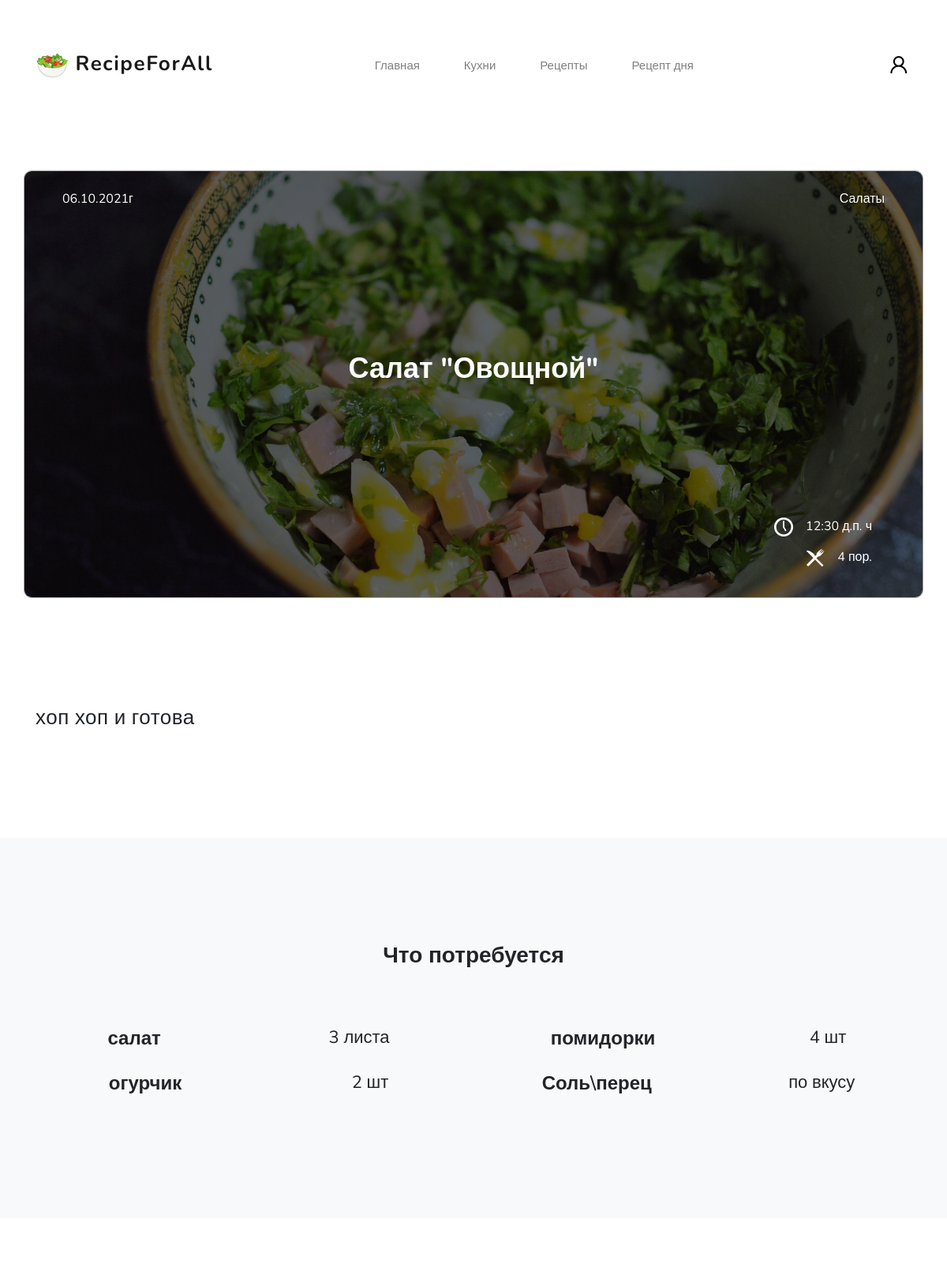
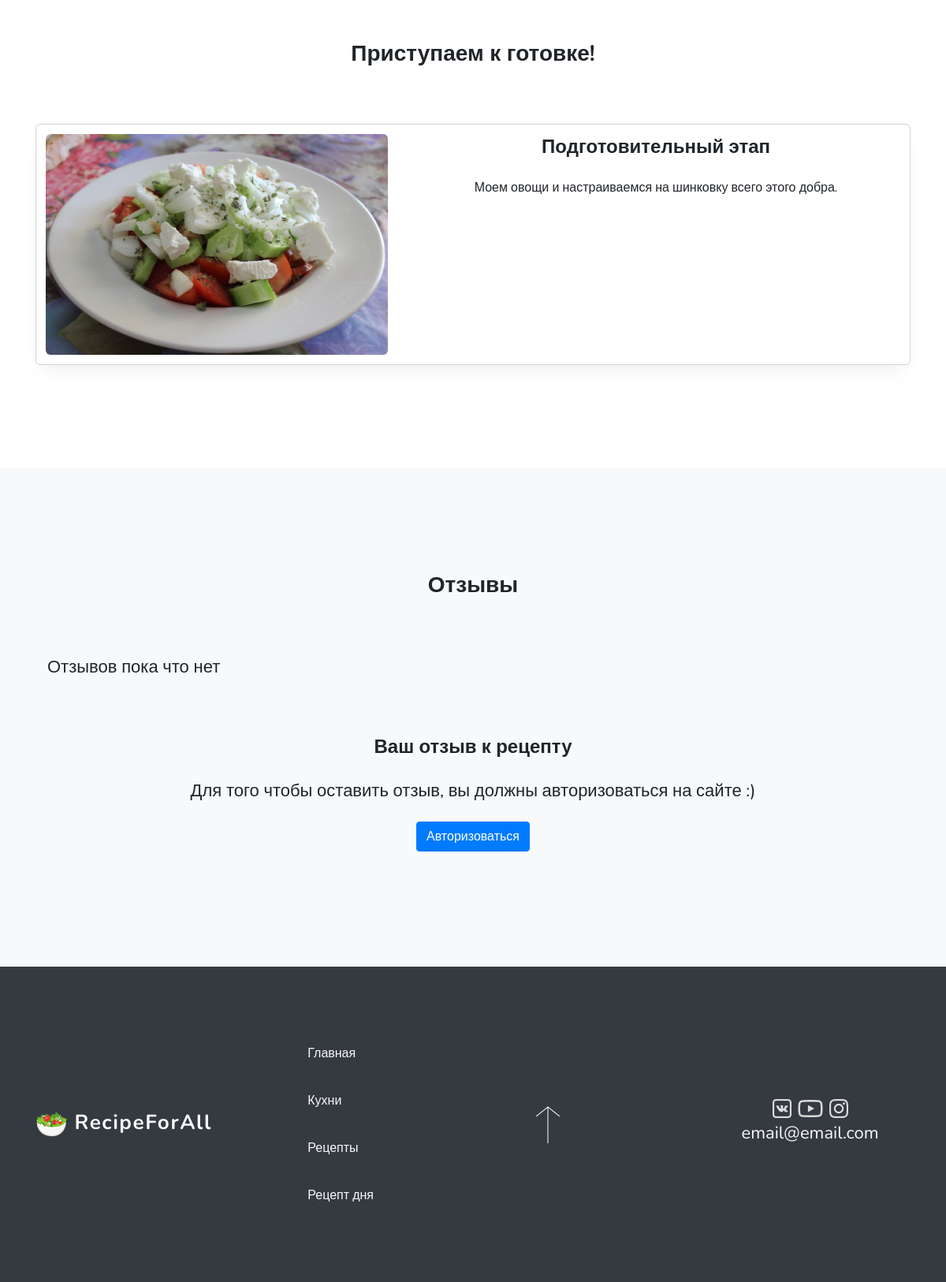
Screenshot of /recipe/2 with the database file from the repository (2 pictures, top to bottom).
### recept/models.py (models this page shows, shortened)
class Recipe(models.Model):
    date = models.DateTimeField(auto_now_add=True, verbose_name='Время создания рецепта')
    kitchen = models.ForeignKey(Kitchen, on_delete=models.CASCADE, verbose_name='Кухня')
    category = models.ForeignKey(Category, on_delete=models.CASCADE, verbose_name='Категория')
    nameRecipe = models.CharField(max_length=255, verbose_name='Название')
    description = models.TextField(blank=True, verbose_name='Описание')
    timeofCreation = models.TimeField(auto_now_add=False, verbose_name='Время готовки')
    count = models.SmallIntegerField(verbose_name='Количество порций')
    imageRecipe = models.ImageField(upload_to='images/recipe/', verbose_name='Изображение готового блюда')
    class Meta:
        verbose_name = 'Рецепт'
        verbose_name_plural = 'Рецепты'

class Category(models.Model):
    nameCategory = models.CharField(max_length=255, verbose_name='Название')
    slugCategory = models.SlugField(unique=True, default=None)
    def __str__(self):
        return self.nameCategory
    class Meta:
        verbose_name = 'Категория'
        verbose_name_plural = 'Категории'

class Ingredient(models.Model): # INLINE
    recipe = models.ForeignKey(Recipe, on_delete=models.CASCADE)
    nameIngredient = models.CharField(max_length=255, verbose_name='Название')
    count = models.CharField(max_length=255, verbose_name='Количество/текст')
    class Meta:
        verbose_name = 'Ингредиент'
        verbose_name_plural = 'Ингредиенты'

class Stage(models.Model):  # INLINE
    recipe = models.ForeignKey("Recipe", on_delete=models.CASCADE)
    titleStage = models.CharField(max_length=255, verbose_name='Заголовок')
    discription = models.TextField(blank=True, verbose_name='Описание')
    imageStage = models.ImageField(upload_to='images/stage/', verbose_name='Изображение')
    slugStage = models.PositiveIntegerField(default=1, verbose_name='Шаг')
    class Meta:
        verbose_name = 'Этап'
        verbose_name_plural = 'Этапы'

### recept/views.py (the view, shortened to what this page needs)
# urls.py: path('recipe/<slug:slug>', RecipeView.as_view(), name='recipe'),
class RecipeView(View):
    def get(self, request, slug):
        if slug != 'all':
            form = CommentForm(request.POST or None)
            categorys = Category.objects.all()
            kitchens = Kitchen.objects.all()
            stages = Stage.objects.filter(recipe=slug)
            recipeOfDay = Recipe.objects.first()
            recipe = Recipe.objects.get(id=slug)
            comments = Comment.objects.filter(recipe=slug)
            ingredients = Ingredient.objects.filter(recipe=slug)
            context = {
                'form': form, "categorys": categorys, "kitchens": kitchens, "comments": comments,
                "ingredients": ingredients, "stages": stages, "recipe": recipe, "recipeOfDay": recipeOfDay
            }
            return render(request, 'recept/recipe.html', context)

### recept/templates/recept/recipe.html
{% extends "recept/index.html" %}
{% load static %}
{% load crispy_forms_tags %}
{% block one %}
    <div class="container offer recipe">
        <div class="row offer recipe justify-content-center" style="background:
                                                                        linear-gradient(to bottom, rgba(0,0,0,0.6), rgba(0,0,0,0.6)),
                                                                        url(' {{ recipe.imageRecipe.url }}') no-repeat center center;
                                                                    background-size: cover;
                                                                    border-radius: 9px;
                                                                    color: #fff; ">
            <div class="row col-md-12 px-5 py-4">
                <div class="col px-0 text-left">
                    <p>{{ recipe.date|date:"d.m.Yг" }}</p>
                </div>
                <div class="col px-0 text-right">
                    <p>{{ recipe.category }}</p>
                </div>
            </div>
            <div class="col-md-12 text-center align-self-center">
                <h2 class="recipe-title">{{ recipe.nameRecipe }}</h2>
            </div>
            <div class="col-md-12 px-5 py-4">
                <div class="row ml-auto col-md-2 justify-content-end">
                    <img src="{% static 'image/timetocreate.png' %}" alt="create" height="24" width="24">
                    <p class="mx-3">{{ recipe.timeofCreation }} ч</p>
                </div>
                <div class="row ml-auto col-md-2 justify-content-end">
                    <img src="{% static 'image/portion.png' %}" alt="portions" height="24" width="24">
                    <p class="mx-3">{{ recipe.count }} пор.</p>
                </div>
            </div>
        </div>
    </div>
{% endblock %}
{% block two %}
    <div class="razdel-2">
        <div class="container">
            <h4 class="description">{{ recipe.description }}</h4>
        </div>
    </div>
{% endblock %}
{% block three %}
    <div class="razdel bg-light">
        <div class="container">
            <h2 class="text-center mb-6">Что потребуется</h2>
            <div class="row">
                {% for ingredient in ingredients %}
                    <div class="col-md-6">
                        <div class="row justify-content-around">
                            <h3 class="mb-4">{{ ingredient.nameIngredient }}</h3>
                            <h4 class="mb-4">{{ ingredient.count }}</h4>
                        </div>
                    </div>
                {% endfor %}
            </div>
        </div>
    </div>
{% endblock %}
{% block four %}
    <div class="razdel-2">
        <div class="container">
            <h2 class="text-center mb-6">Приступаем к готовке!</h2>
            {% for stage in stages %}
                <div class="col-md-12 stage my-5">
                    <div class="row">
                        <div class="col-md-5">
                            <img class="w-100" src="{{ stage.imageStage.url }}" alt="image stage" style="border-radius: 6px;" height="280   ">
                        </div>
                        <div class="col-md-7 text-center">
                            <h3 class="mb-4">{{ stage.titleStage }}</h3>
                            <p>{{ stage.discription|capfirst }}</p>
                        </div>
                    </div>
                </div>
            {% endfor %}
        </div>
    </div>
{% endblock %}
{% block five %}
    <div class="razdel bg-light">
        <div class="container">
            <h2 class="text-center mb-6">Отзывы</h2>
            {% if comments %}
                {% for comment in comments %}
                    <div class="col-md-12 my-4">
                        <div class="row">
                            <div class="col-md-6">
                                <h4 class="mb-0 pl-3">{{ comment.user|capfirst }}</h4>
                            </div>
                            <div class="col-md-6 text-right pr-4">
                                <p>{{ comment.time|date:"d.m.Yг" }}</p>
                            </div>
                        </div>
                        <div class="col-md-12 comment">
                            <div class="">
                                <p>{{ comment.text|capfirst }}</p>
                            </div>
                        </div>
                    </div>
                {% endfor %}
            {% else %}
                <div class="col-md-12">
                    <h4>Отзывов пока что нет</h4>
                </div>
            {% endif %}
            <h3 class="text-center mt-6 mb-4">Ваш отзыв к рецепту</h2>
            {% if request.user.is_authenticated %}
                <form  action="{% url 'recipe' recipe.id %}" method="post">
                    {% csrf_token %}
                    {{ form|crispy }}
                    <div class="text-right">
                        <button type="submit" class="btn btn-success">Отправить</button>
                    </div>
                </form>
            {% else %}
                <div class="text-center">
                    <h4>Для того чтобы оставить отзыв, вы должны авторизоваться на сайте :)</h4>
                    <a href="{% url 'sign_in' %}" class="btn btn-primary my-3">Авторизоваться</a>
                </div>
            {% endif %}
        </div>
    </div>
{% endblock %}

### recept/static/css/main.css (style rules this page uses)
body { font-family: 'Nunito', sans-serif; }
h2 { font-style: normal; font-weight: bold; font-size: 28px; line-height: 38px; }
h2.recipe-title { font-style: normal; font-weight: bold; font-size: 36px; line-height: 49px; }
h3 { font-style: normal; font-weight: 600; font-size: 24px; line-height: 33px; }
h4 { font-style: normal; font-weight: normal; font-size: 22px; line-height: 30px; }
h4.description { font-style: normal; font-weight: 300; font-size: 26px; line-height: 170%; letter-spacing: 0.02em; }
p { font-style: normal; font-weight: normal; font-size: 16px; line-height: 140%; }
.container.offer { margin-bottom: 130px; }
.razdel { padding: 130px 0px; background-color: rgb(245, 245, 245); }
.razdel-2 { margin: 130px 0px; }
.mb-6 { margin-bottom: 70px; }
.mt-6 { margin-top: 70px; }
.stage.my-5 { box-shadow: 0px 15px 24px -10px rgba(0, 0, 0, 0.08); border-radius: 6px; }
.container.offer.recipe { border: 1px solid #a1a1a1; border-radius: 10px; box-sizing: border-box; }
.recipe-title { margin: 140px 0px; }
.stage { border: 1px solid #d4d4d4; border-radius: 6px; box-sizing: border-box; padding: 12px; }

### rows the page displays
Recipe: imageRecipe (picture), date "06.10.2021г", category "Салаты", nameRecipe "Салат \"Овощной\"", timeofCreation "12:30 д.п.", count "4", description "хоп хоп и готова"
Ingredient: nameIngredient "салат", count "3 листа"
Ingredient: nameIngredient "помидорки", count "4 шт"
Ingredient: nameIngredient "огурчик", count "2 шт"
Ingredient: nameIngredient "Соль\\перец", count "по вкусу"
Stage: imageStage (picture), titleStage "Подготовительный этап", discription "Моем овощи и настраиваемся на шинковку всего этого добра."
